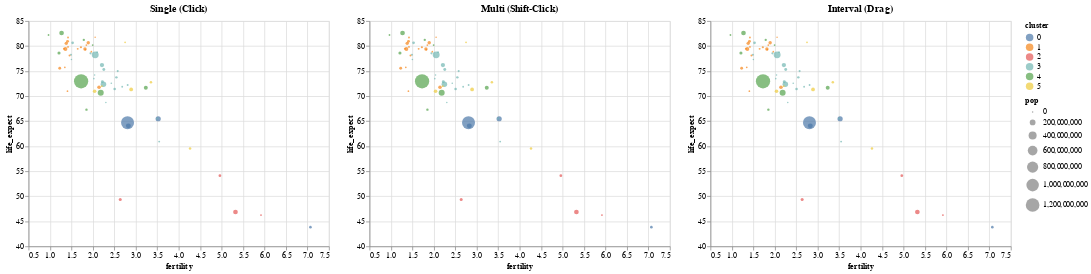

Notebook source saved alongside this figure:
### Code cell
alt.hconcat(
  plot(alt.selection_single()).properties(title='Single (Click)'),
  plot(alt.selection_multi()).properties(title='Multi (Shift-Click)'),
  plot(alt.selection_interval()).properties(title='Interval (Drag)')
)

### Figure 1 — Vega-Lite specification as saved in the notebook (floating-point values rounded to 4 significant figures)
{"config": {"view": {"continuousWidth": 400, "continuousHeight": 300}}, "hconcat": [{"mark": {"type": "point", "filled": true}, "encoding": {"color": {"condition": {"field": "cluster", "type": "nominal", "selection": "selector002"}, "value": "grey"}, "order": {"field": "pop", "sort": "descending", "type": "quantitative"}, "size": {"field": "pop", "type": "quantitative"}, "tooltip": [{"field": "country", "type": "nominal"}, {"field": "fertility", "type": "quantitative"}, {"field": "life_expect", "type": "quantitative"}], "x": {"field": "fertility", "scale": {"zero": false}, "type": "quantitative"}, "y": {"field": "life_expect", "scale": {"zero": false}, "type": "quantitative"}}, "selection": {"selector002": {"type": "single"}}, "title": "Single (Click)"}, {"mark": {"type": "point", "filled": true}, "encoding": {"color": {"condition": {"field": "cluster", "type": "nominal", "selection": "selector003"}, "value": "grey"}, "order": {"field": "pop", "sort": "descending", "type": "quantitative"}, "size": {"field": "pop", "type": "quantitative"}, "tooltip": [{"field": "country", "type": "nominal"}, {"field": "fertility", "type": "quantitative"}, {"field": "life_expect", "type": "quantitative"}], "x": {"field": "fertility", "scale": {"zero": false}, "type": "quantitative"}, "y": {"field": "life_expect", "scale": {"zero": false}, "type": "quantitative"}}, "selection": {"selector003": {"type": "multi"}}, "title": "Multi (Shift-Click)"}, {"mark": {"type": "point", "filled": true}, "encoding": {"color": {"condition": {"field": "cluster", "type": "nominal", "selection": "selector004"}, "value": "grey"}, "order": {"field": "pop", "sort": "descending", "type": "quantitative"}, "size": {"field": "pop", "type": "quantitative"}, "tooltip": [{"field": "country", "type": "nominal"}, {"field": "fertility", "type": "quantitative"}, {"field": "life_expect", "type": "quantitative"}], "x": {"field": "fertility", "scale": {"zero": false}, "type": "quantitative"}, "y": {"field": "life_expect", "scale": {"zero": false}, "type": "quantitative"}}, "selection": {"selector004": {"type": "interval"}}, "title": "Interval (Drag)"}], "data": {"name": "data-ba34af65c64e2b3a5a008687b8c69f55"}, "$schema": "https://vega.github.io/schema/vega-lite/v4.17.0.json", "datasets": {"data-ba34af65c64e2b3a5a008687b8c69f55": [{"year": 2005, "country": "Afghanistan", "cluster": 0, "pop": 29928987, "life_expect": 43.83, "fertility": 7.069}, {"year": 2005, "country": "Argentina", "cluster": 3, "pop": 39537943, "life_expect": 75.32, "fertility": 2.254}, {"year": 2005, "country": "Aruba", "cluster": 3, "pop": 71566, "life_expect": 74.24, "fertility": 2.04}, {"year": 2005, "country": "Australia", "cluster": 4, "pop": 20090437, "life_expect": 81.23, "fertility": 1.788}, {"year": 2005, "country": "Austria", "cluster": 1, "pop": 8184691, "life_expect": 79.83, "fertility": 1.42}, {"year": 2005, "country": "Bahamas", "cluster": 3, "pop": 301790, "life_expect": 73.5, "fertility": 2.022}, {"year": 2005, "country": "Bangladesh", "cluster": 0, "pop": 144319628, "life_expect": 64.06, "fertility": 2.826}, {"year": 2005, "country": "Barbados", "cluster": 3, "pop": 278870, "life_expect": 77.3, "fertility": 1.5}, {"year": 2005, "country": "Belgium", "cluster": 1, "pop": 10364388, "life_expect": 79.44, "fertility": 1.646}, {"year": 2005, "country": "Bolivia", "cluster": 3, "pop": 8857870, "life_expect": 65.55, "fertility": 3.5}, {"year": 2005, "country": "Brazil", "cluster": 3, "pop": 186112794, "life_expect": 72.39, "fertility": 2.245}, {"year": 2005, "country": "Canada", "cluster": 3, "pop": 32805041, "life_expect": 80.65, "fertility": 1.527}, {"year": 2005, "country": "Chile", "cluster": 3, "pop": 15980912, "life_expect": 78.55, "fertility": 1.944}, {"year": 2005, "country": "China", "cluster": 4, "pop": 1303182268, "life_expect": 72.96, "fertility": 1.725}, {"year": 2005, "country": "Colombia", "cluster": 3, "pop": 42954279, "life_expect": 72.89, "fertility": 2.22}, {"year": 2005, "country": "Costa Rica", "cluster": 3, "pop": 4016173, "life_expect": 78.78, "fertility": 2.099}, {"year": 2005, "country": "Croatia", "cluster": 1, "pop": 4495904, "life_expect": 75.75, "fertility": 1.346}, {"year": 2005, "country": "Cuba", "cluster": 3, "pop": 11346670, "life_expect": 78.27, "fertility": 1.49}, {"year": 2005, "country": "Dominican Republic", "cluster": 3, "pop": 9049595, "life_expect": 72.23, "fertility": 2.81}, {"year": 2005, "country": "Ecuador", "cluster": 3, "pop": 13363593, "life_expect": 74.99, "fertility": 2.578}, {"year": 2005, "country": "Egypt", "cluster": 5, "pop": 77505756, "life_expect": 71.34, "fertility": 2.891}, {"year": 2005, "country": "El Salvador", "cluster": 3, "pop": 6704932, "life_expect": 71.88, "fertility": 2.683}, {"year": 2005, "country": "Finland", "cluster": 1, "pop": 5223442, "life_expect": 79.31, "fertility": 1.825}, {"year": 2005, "country": "France", "cluster": 1, "pop": 60656178, "life_expect": 80.66, "fertility": 1.892}, {"year": 2005, "country": "Georgia", "cluster": 1, "pop": 4677401, "life_expect": 70.99, "fertility": 1.407}, {"year": 2005, "country": "Germany", "cluster": 1, "pop": 82431390, "life_expect": 79.41, "fertility": 1.36}, {"year": 2005, "country": "Greece", "cluster": 1, "pop": 10668354, "life_expect": 79.48, "fertility": 1.325}, {"year": 2005, "country": "Grenada", "cluster": 3, "pop": 89502, "life_expect": 68.72, "fertility": 2.302}, {"year": 2005, "country": "Haiti", "cluster": 3, "pop": 8121622, "life_expect": 60.92, "fertility": 3.545}, {"year": 2005, "country": "Hong Kong", "cluster": 4, "pop": 6898686, "life_expect": 82.21, "fertility": 0.966}, {"year": 2005, "country": "Iceland", "cluster": 1, "pop": 296737, "life_expect": 81.76, "fertility": 2.052}, {"year": 2005, "country": "India", "cluster": 0, "pop": 1080264388, "life_expect": 64.7, "fertility": 2.807}, {"year": 2005, "country": "Indonesia", "cluster": 4, "pop": 218465000, "life_expect": 70.65, "fertility": 2.182}, {"year": 2005, "country": "Iran", "cluster": 5, "pop": 68017860, "life_expect": 70.96, "fertility": 2.04}, {"year": 2005, "country": "Iraq", "cluster": 5, "pop": 26074906, "life_expect": 59.55, "fertility": 4.264}, {"year": 2005, "country": "Ireland", "cluster": 1, "pop": 4015676, "life_expect": 78.89, "fertility": 1.964}, {"year": 2005, "country": "Israel", "cluster": 5, "pop": 6276883, "life_expect": 80.75, "fertility": 2.75}, {"year": 2005, "country": "Italy", "cluster": 1, "pop": 58103033, "life_expect": 80.55, "fertility": 1.379}, {"year": 2005, "country": "Jamaica", "cluster": 3, "pop": 2735520, "life_expect": 72.57, "fertility": 2.429}, {"year": 2005, "country": "Japan", "cluster": 4, "pop": 127417244, "life_expect": 82.6, "fertility": 1.27}, {"year": 2005, "country": "Kenya", "cluster": 2, "pop": 33829590, "life_expect": 54.11, "fertility": 4.959}, {"year": 2005, "country": "South Korea", "cluster": 4, "pop": 22912177, "life_expect": 67.3, "fertility": 1.85}, {"year": 2005, "country": "North Korea", "cluster": 4, "pop": 48640671, "life_expect": 78.62, "fertility": 1.21}, {"year": 2005, "country": "Lebanon", "cluster": 5, "pop": 3826018, "life_expect": 71.99, "fertility": 2.209}, {"year": 2005, "country": "Mexico", "cluster": 3, "pop": 106202903, "life_expect": 76.19, "fertility": 2.211}, {"year": 2005, "country": "Netherlands", "cluster": 1, "pop": 16407491, "life_expect": 79.76, "fertility": 1.721}, {"year": 2005, "country": "New Zealand", "cluster": 4, "pop": 4035461, "life_expect": 80.2, "fertility": 1.994}, {"year": 2005, "country": "Nigeria", "cluster": 2, "pop": 128765768, "life_expect": 46.86, "fertility": 5.322}, {"year": 2005, "country": "Norway", "cluster": 1, "pop": 4593041, "life_expect": 80.2, "fertility": 1.848}, {"year": 2005, "country": "Pakistan", "cluster": 0, "pop": 162419946, "life_expect": 65.48, "fertility": 3.521}, {"year": 2005, "country": "Peru", "cluster": 3, "pop": 27925628, "life_expect": 71.42, "fertility": 2.506}, {"year": 2005, "country": "Philippines", "cluster": 4, "pop": 87857473, "life_expect": 71.69, "fertility": 3.233}, {"year": 2005, "country": "Poland", "cluster": 1, "pop": 38557984, "life_expect": 75.56, "fertility": 1.227}, {"year": 2005, "country": "Portugal", "cluster": 1, "pop": 10566212, "life_expect": 78.1, "fertility": 1.455}, {"year": 2005, "country": "Rwanda", "cluster": 2, "pop": 8440820, "life_expect": 46.24, "fertility": 5.917}, {"year": 2005, "country": "Saudi Arabia", "cluster": 5, "pop": 26417599, "life_expect": 72.78, "fertility": 3.352}, {"year": 2005, "country": "South Africa", "cluster": 2, "pop": 44344136, "life_expect": 49.34, "fertility": 2.637}, {"year": 2005, "country": "Spain", "cluster": 1, "pop": 40341462, "life_expect": 80.94, "fertility": 1.409}, {"year": 2005, "country": "Switzerland", "cluster": 1, "pop": 7489370, "life_expect": 81.7, "fertility": 1.42}, {"year": 2005, "country": "Turkey", "cluster": 1, "pop": 69660559, "life_expect": 71.78, "fertility": 2.143}, {"year": 2005, "country": "United Kingdom", "cluster": 1, "pop": 60441457, "life_expect": 79.42, "fertility": 1.815}, {"year": 2005, "country": "United States", "cluster": 3, "pop": 295734134, "life_expect": 78.24, "fertility": 2.054}, {"year": 2005, "country": "Venezuela", "cluster": 3, "pop": 25375281, "life_expect": 73.75, "fertility": 2.547}]}}
